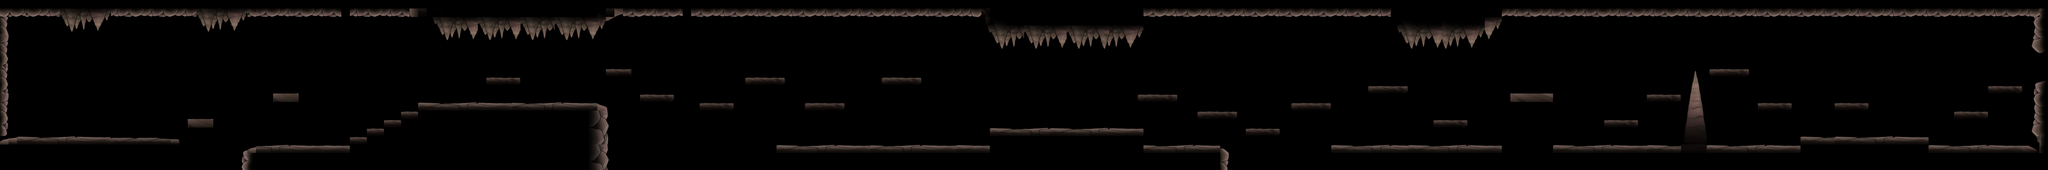

Tiled map render using the project's own tile images. Description and the map definition, with tile-layer contents summarised, below:
An orthogonal 240x20 tile map with 64x64 px tiles, 1 tile layer (Struttura), 6 tilesets and 133 objects (112x solido, 9x Crawlid, 5x Tiktik, 5x Vengefly, start, ...).

<map version="1.10" tiledversion="1.12.1" orientation="orthogonal" renderorder="right-down" width="240" height="20" tilewidth="64" tileheight="64" infinite="0" nextlayerid="4" nextobjectid="138">
 <tileset firstgid="1" name="Cave_Floor" tilewidth="64" tileheight="64" tilecount="1024" columns="32">
  <image source="Cave_-_Floor.png" width="2048" height="2048" />
 </tileset>
 <tileset firstgid="1025" name="Cave_Platforms" tilewidth="64" tileheight="64" tilecount="256" columns="16">
  <image source="Cave_-_Platforms.png" width="1024" height="1024" />
 </tileset>
 <tileset firstgid="1281" name="Cave_RockCombinations" tilewidth="64" tileheight="64" tilecount="1024" columns="32">
  <image source="Cave_-_RockCombinations1.png" width="2048" height="2048" />
 </tileset>
 <tileset firstgid="2305" name="Cave_SmallRocks" tilewidth="64" tileheight="64" tilecount="1024" columns="32">
  <image source="Cave_-_SmallRocks.png" width="2048" height="2048" />
 </tileset>
 <tileset firstgid="3329" name="Cave_BigRocks" tilewidth="64" tileheight="64" tilecount="512" columns="32">
  <image source="Cave_-_BigRocks1.png" width="2048" height="1024" />
 </tileset>
 <tileset firstgid="3841" name="Square_Black" tilewidth="64" tileheight="64" tilecount="64" columns="8">
  <image source="Square_-_Black.jpg" width="512" height="512" />
 </tileset>
 <layer id="1" name="Struttura" width="240" height="20">
  <data>[4800 cells, 1749 non-empty, 172 distinct tile ids]</data>
 </layer>
 <objectgroup id="2" name="Oggetti">
  <object id="135" name="start" x="128" y="896" width="64" height="64">
   <properties>
    <property name="name" value="start" />
   </properties>
  </object>
  <object id="116" name="Crawlid" x="1920" y="960" width="64" height="64">
   <properties>
    <property name="name" value="Crawlid" />
   </properties>
  </object>
  <object id="117" name="Crawlid" x="3520" y="704" width="64" height="64">
   <properties>
    <property name="name" value="Crawlid" />
   </properties>
  </object>
  <object id="118" name="Crawlid" x="6208" y="1024" width="64" height="64">
   <properties>
    <property name="name" value="Crawlid" />
   </properties>
  </object>
  <object id="119" name="Crawlid" x="8000" y="896" width="64" height="64">
   <properties>
    <property name="name" value="Crawlid" />
   </properties>
  </object>
  <object id="120" name="Crawlid" x="9280" y="1024" width="64" height="64">
   <properties>
    <property name="name" value="Crawlid" />
   </properties>
  </object>
  <object id="121" name="Crawlid" x="10880" y="1024" width="64" height="64">
   <properties>
    <property name="name" value="Crawlid" />
   </properties>
  </object>
  <object id="122" name="Crawlid" x="12480" y="1024" width="64" height="64">
   <properties>
    <property name="name" value="Crawlid" />
   </properties>
  </object>
  <object id="123" name="Crawlid" x="14080" y="960" width="64" height="64">
   <properties>
    <property name="name" value="Crawlid" />
   </properties>
  </object>
  <object id="124" name="Crawlid" x="14848" y="1024" width="64" height="64">
   <properties>
    <property name="name" value="Crawlid" />
   </properties>
  </object>
  <object id="125" name="Tiktik" x="2560" y="64" width="64" height="64">
   <properties>
    <property name="name" value="Tiktik" />
   </properties>
  </object>
  <object id="126" name="Tiktik" x="5120" y="64" width="64" height="64">
   <properties>
    <property name="name" value="Tiktik" />
   </properties>
  </object>
  <object id="127" name="Tiktik" x="8320" y="320" width="64" height="64">
   <properties>
    <property name="name" value="Tiktik" />
   </properties>
  </object>
  <object id="128" name="Tiktik" x="11520" y="384" width="64" height="64">
   <properties>
    <property name="name" value="Tiktik" />
   </properties>
  </object>
  <object id="129" name="Tiktik" x="13760" y="64" width="64" height="64">
   <properties>
    <property name="name" value="Tiktik" />
   </properties>
  </object>
  <object id="130" name="Vengefly" x="4800" y="512" width="64" height="64">
   <properties>
    <property name="name" value="Vengefly" />
   </properties>
  </object>
  <object id="131" name="Vengefly" x="6720" y="448" width="64" height="64">
   <properties>
    <property name="name" value="Vengefly" />
   </properties>
  </object>
  <object id="132" name="Vengefly" x="9920" y="576" width="64" height="64">
   <properties>
    <property name="name" value="Vengefly" />
   </properties>
  </object>
  <object id="133" name="Vengefly" x="12160" y="384" width="64" height="64">
   <properties>
    <property name="name" value="Vengefly" />
   </properties>
  </object>
  <object id="134" name="Vengefly" x="14720" y="512" width="64" height="64">
   <properties>
    <property name="name" value="Vengefly" />
   </properties>
  </object>
  <object id="1" name="solido" x="0" y="0" width="15360" height="64">
   <properties>
    <property name="name" value="solido" />
   </properties>
  </object>
  <object id="2" name="solido" x="0" y="64" width="64" height="64">
   <properties>
    <property name="name" value="solido" />
   </properties>
  </object>
  <object id="3" name="solido" x="64" y="64" width="15232" height="64">
   <properties>
    <property name="name" value="solido" />
   </properties>
  </object>
  <object id="4" name="solido" x="15296" y="64" width="64" height="64">
   <properties>
    <property name="name" value="solido" />
   </properties>
  </object>
  <object id="5" name="solido" x="0" y="128" width="64" height="64">
   <properties>
    <property name="name" value="solido" />
   </properties>
  </object>
  <object id="6" name="solido" x="3229.33" y="128" width="1314.67" height="64">
   <properties>
    <property name="name" value="solido" />
   </properties>
  </object>
  <object id="7" name="solido" x="7424" y="128" width="1152" height="64">
   <properties>
    <property name="name" value="solido" />
   </properties>
  </object>
  <object id="8" name="solido" x="10430" y="128" width="834" height="64">
   <properties>
    <property name="name" value="solido" />
   </properties>
  </object>
  <object id="9" name="solido" x="15229.3" y="128" width="130.667" height="64">
   <properties>
    <property name="name" value="solido" />
   </properties>
  </object>
  <object id="10" name="solido" x="0" y="192" width="64" height="64">
   <properties>
    <property name="name" value="solido" />
   </properties>
  </object>
  <object id="11" name="solido" x="3264" y="192" width="1280" height="64">
   <properties>
    <property name="name" value="solido" />
   </properties>
  </object>
  <object id="12" name="solido" x="7424" y="192" width="1152" height="64">
   <properties>
    <property name="name" value="solido" />
   </properties>
  </object>
  <object id="13" name="solido" x="10428" y="192" width="836" height="64">
   <properties>
    <property name="name" value="solido" />
   </properties>
  </object>
  <object id="14" name="solido" x="15229.3" y="192" width="130.667" height="64">
   <properties>
    <property name="name" value="solido" />
   </properties>
  </object>
  <object id="15" name="solido" x="0" y="256" width="64" height="64">
   <properties>
    <property name="name" value="solido" />
   </properties>
  </object>
  <object id="16" name="solido" x="3264" y="256" width="1280" height="64">
   <properties>
    <property name="name" value="solido" />
   </properties>
  </object>
  <object id="17" name="solido" x="7424" y="256" width="1152" height="64">
   <properties>
    <property name="name" value="solido" />
   </properties>
  </object>
  <object id="18" name="solido" x="10496" y="256" width="706" height="64">
   <properties>
    <property name="name" value="solido" />
   </properties>
  </object>
  </objectgroup>
</map>
<!-- 95 of 133 objects omitted -->
